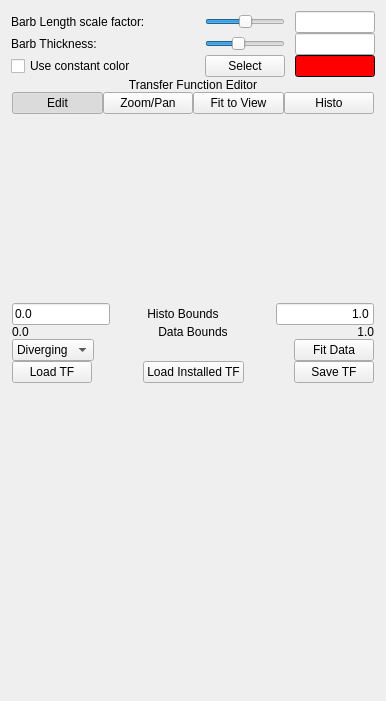
<?xml version="1.0" encoding="UTF-8"?>
<ui version="4.0">
 <class>barbAppearanceSubtab</class>
 <widget class="QWidget" name="barbAppearanceSubtab">
  <property name="geometry">
   <rect>
    <x>0</x>
    <y>0</y>
    <width>386</width>
    <height>701</height>
   </rect>
  </property>
  <property name="maximumSize">
   <size>
    <width>400</width>
    <height>16777215</height>
   </size>
  </property>
  <property name="windowTitle">
   <string>Form</string>
  </property>
  <property name="whatsThis">
   <string>&lt;html&gt;&lt;head/&gt;&lt;body&gt;&lt;p&gt;These options concern the appearance of barbs, including the color and size of the arrows, and allowing setting of a scale factor to control barb length.&lt;/p&gt;&lt;/body&gt;&lt;/html&gt;</string>
  </property>
  <layout class="QHBoxLayout" name="horizontalLayout">
   <item>
    <layout class="QVBoxLayout" name="verticalLayout">
     <property name="spacing">
      <number>0</number>
     </property>
     <item>
      <layout class="QHBoxLayout" name="horizontalLayout_26">
       <property name="spacing">
        <number>10</number>
       </property>
       <item>
        <widget class="QLabel" name="label_5">
         <property name="text">
          <string>Barb Length scale factor:</string>
         </property>
        </widget>
       </item>
       <item>
        <spacer name="horizontalSpacer_3">
         <property name="orientation">
          <enum>Qt::Horizontal</enum>
         </property>
         <property name="sizeHint" stdset="0">
          <size>
           <width>40</width>
           <height>0</height>
          </size>
         </property>
        </spacer>
       </item>
       <item>
        <widget class="QSlider" name="barbLengthSlider">
         <property name="sizePolicy">
          <sizepolicy hsizetype="Fixed" vsizetype="Fixed">
           <horstretch>0</horstretch>
           <verstretch>0</verstretch>
          </sizepolicy>
         </property>
         <property name="minimumSize">
          <size>
           <width>80</width>
           <height>0</height>
          </size>
         </property>
         <property name="maximumSize">
          <size>
           <width>80</width>
           <height>16777215</height>
          </size>
         </property>
         <property name="toolTip">
          <string>&lt;html&gt;&lt;head/&gt;&lt;body&gt;&lt;p&gt;Specify vector scale factor. The barb length is a multiple of the field magnitude times this factor.&lt;/p&gt;&lt;/body&gt;&lt;/html&gt;</string>
         </property>
         <property name="whatsThis">
          <string>&lt;html&gt;&lt;head/&gt;&lt;body&gt;&lt;p&gt;The length of a barb (in scene distance units) is determined by multiplying the field magnitude times this factor.  The factor is normalized so that when the factor is 1.0, the largest possible vector length will be about 0.1 times the horizontal extents of the data.&lt;/p&gt;&lt;/body&gt;&lt;/html&gt;</string>
         </property>
         <property name="minimum">
          <number>-100</number>
         </property>
         <property name="maximum">
          <number>100</number>
         </property>
         <property name="orientation">
          <enum>Qt::Horizontal</enum>
         </property>
        </widget>
       </item>
       <item>
        <widget class="QLineEdit" name="scaleEdit">
         <property name="sizePolicy">
          <sizepolicy hsizetype="Fixed" vsizetype="Fixed">
           <horstretch>0</horstretch>
           <verstretch>0</verstretch>
          </sizepolicy>
         </property>
         <property name="minimumSize">
          <size>
           <width>80</width>
           <height>0</height>
          </size>
         </property>
         <property name="maximumSize">
          <size>
           <width>75</width>
           <height>16777215</height>
          </size>
         </property>
         <property name="toolTip">
          <string>&lt;html&gt;&lt;head/&gt;&lt;body&gt;&lt;p&gt;Specify vector scale factor. The barb length is a multiple of the field magnitude times this factor.&lt;/p&gt;&lt;/body&gt;&lt;/html&gt;</string>
         </property>
         <property name="whatsThis">
          <string>&lt;html&gt;&lt;head/&gt;&lt;body&gt;&lt;p&gt;The length of a barb (in scene distance units) is determined by multiplying the field magnitude times this factor.  The factor is normalized so that when the factor is 1.0, the largest possible vector length will be about 0.1 times the horizontal extents of the data.&lt;/p&gt;&lt;/body&gt;&lt;/html&gt;</string>
         </property>
         <property name="alignment">
          <set>Qt::AlignCenter</set>
         </property>
        </widget>
       </item>
      </layout>
     </item>
     <item>
      <layout class="QHBoxLayout" name="horizontalLayout_7">
       <property name="spacing">
        <number>10</number>
       </property>
       <item>
        <widget class="QLabel" name="label_4">
         <property name="text">
          <string>Barb Thickness:</string>
         </property>
        </widget>
       </item>
       <item>
        <spacer name="horizontalSpacer">
         <property name="orientation">
          <enum>Qt::Horizontal</enum>
         </property>
         <property name="sizeHint" stdset="0">
          <size>
           <width>40</width>
           <height>0</height>
          </size>
         </property>
        </spacer>
       </item>
       <item>
        <widget class="QSlider" name="barbThicknessSlider">
         <property name="sizePolicy">
          <sizepolicy hsizetype="Fixed" vsizetype="Fixed">
           <horstretch>0</horstretch>
           <verstretch>0</verstretch>
          </sizepolicy>
         </property>
         <property name="minimumSize">
          <size>
           <width>80</width>
           <height>0</height>
          </size>
         </property>
         <property name="maximumSize">
          <size>
           <width>80</width>
           <height>16777215</height>
          </size>
         </property>
         <property name="toolTip">
          <string>Specify radius of arrows in units of 1/1000 times visible scene diameter.</string>
         </property>
         <property name="whatsThis">
          <string>The arrow diameter is this factor times the size of a voxel of the data at full resolution</string>
         </property>
         <property name="maximum">
          <number>10</number>
         </property>
         <property name="pageStep">
          <number>1</number>
         </property>
         <property name="value">
          <number>4</number>
         </property>
         <property name="orientation">
          <enum>Qt::Horizontal</enum>
         </property>
        </widget>
       </item>
       <item>
        <widget class="QLineEdit" name="thicknessEdit">
         <property name="sizePolicy">
          <sizepolicy hsizetype="Fixed" vsizetype="Fixed">
           <horstretch>0</horstretch>
           <verstretch>0</verstretch>
          </sizepolicy>
         </property>
         <property name="minimumSize">
          <size>
           <width>80</width>
           <height>0</height>
          </size>
         </property>
         <property name="maximumSize">
          <size>
           <width>75</width>
           <height>16777215</height>
          </size>
         </property>
         <property name="toolTip">
          <string>Specify radius of arrows in units of 1/1000 times visible scene diameter.</string>
         </property>
         <property name="whatsThis">
          <string>The arrow diameter is this factor times the size of a voxel of the data at full resolution</string>
         </property>
         <property name="alignment">
          <set>Qt::AlignCenter</set>
         </property>
        </widget>
       </item>
      </layout>
     </item>
     <item>
      <layout class="QHBoxLayout" name="horizontalLayout_2">
       <property name="spacing">
        <number>10</number>
       </property>
       <item>
        <widget class="QCheckBox" name="constantColorCheckbox">
         <property name="whatsThis">
          <string>Disable this checkbox to apply transfer function opacity and color to your barbs.</string>
         </property>
         <property name="text">
          <string>Use constant color</string>
         </property>
        </widget>
       </item>
       <item>
        <spacer name="horizontalSpacer_4">
         <property name="orientation">
          <enum>Qt::Horizontal</enum>
         </property>
         <property name="sizeHint" stdset="0">
          <size>
           <width>28</width>
           <height>0</height>
          </size>
         </property>
        </spacer>
       </item>
       <item>
        <widget class="QPushButton" name="colorSelectButton">
         <property name="minimumSize">
          <size>
           <width>80</width>
           <height>0</height>
          </size>
         </property>
         <property name="maximumSize">
          <size>
           <width>80</width>
           <height>16777215</height>
          </size>
         </property>
         <property name="toolTip">
          <string>Click button to select arrow color</string>
         </property>
         <property name="whatsThis">
          <string>Click to select the barb color</string>
         </property>
         <property name="text">
          <string>Select</string>
         </property>
        </widget>
       </item>
       <item>
        <widget class="QLineEdit" name="colorBox">
         <property name="sizePolicy">
          <sizepolicy hsizetype="Fixed" vsizetype="Fixed">
           <horstretch>0</horstretch>
           <verstretch>0</verstretch>
          </sizepolicy>
         </property>
         <property name="minimumSize">
          <size>
           <width>80</width>
           <height>0</height>
          </size>
         </property>
         <property name="maximumSize">
          <size>
           <width>80</width>
           <height>16777215</height>
          </size>
         </property>
         <property name="palette">
          <palette>
           <active>
            <colorrole role="WindowText">
             <brush brushstyle="SolidPattern">
              <color alpha="255">
               <red>255</red>
               <green>255</green>
               <blue>255</blue>
              </color>
             </brush>
            </colorrole>
            <colorrole role="Button">
             <brush brushstyle="SolidPattern">
              <color alpha="255">
               <red>0</red>
               <green>0</green>
               <blue>0</blue>
              </color>
             </brush>
            </colorrole>
            <colorrole role="Light">
             <brush brushstyle="SolidPattern">
              <color alpha="255">
               <red>0</red>
               <green>0</green>
               <blue>0</blue>
              </color>
             </brush>
            </colorrole>
            <colorrole role="Midlight">
             <brush brushstyle="SolidPattern">
              <color alpha="255">
               <red>0</red>
               <green>0</green>
               <blue>0</blue>
              </color>
             </brush>
            </colorrole>
            <colorrole role="Dark">
             <brush brushstyle="SolidPattern">
              <color alpha="255">
               <red>0</red>
               <green>0</green>
               <blue>0</blue>
              </color>
             </brush>
            </colorrole>
            <colorrole role="Mid">
             <brush brushstyle="SolidPattern">
              <color alpha="255">
               <red>0</red>
               <green>0</green>
               <blue>0</blue>
              </color>
             </brush>
            </colorrole>
            <colorrole role="Text">
             <brush brushstyle="SolidPattern">
              <color alpha="255">
               <red>255</red>
               <green>255</green>
               <blue>255</blue>
              </color>
             </brush>
            </colorrole>
            <colorrole role="BrightText">
             <brush brushstyle="SolidPattern">
              <color alpha="255">
               <red>255</red>
               <green>255</green>
               <blue>255</blue>
              </color>
             </brush>
            </colorrole>
            <colorrole role="ButtonText">
             <brush brushstyle="SolidPattern">
              <color alpha="255">
               <red>255</red>
               <green>255</green>
               <blue>255</blue>
              </color>
             </brush>
            </colorrole>
            <colorrole role="Base">
             <brush brushstyle="SolidPattern">
              <color alpha="255">
               <red>255</red>
               <green>0</green>
               <blue>0</blue>
              </color>
             </brush>
            </colorrole>
            <colorrole role="Window">
             <brush brushstyle="SolidPattern">
              <color alpha="255">
               <red>0</red>
               <green>0</green>
               <blue>0</blue>
              </color>
             </brush>
            </colorrole>
            <colorrole role="Shadow">
             <brush brushstyle="SolidPattern">
              <color alpha="255">
               <red>0</red>
               <green>0</green>
               <blue>0</blue>
              </color>
             </brush>
            </colorrole>
            <colorrole role="AlternateBase">
             <brush brushstyle="SolidPattern">
              <color alpha="255">
               <red>0</red>
               <green>0</green>
               <blue>0</blue>
              </color>
             </brush>
            </colorrole>
            <colorrole role="ToolTipBase">
             <brush brushstyle="SolidPattern">
              <color alpha="255">
               <red>255</red>
               <green>255</green>
               <blue>220</blue>
              </color>
             </brush>
            </colorrole>
            <colorrole role="ToolTipText">
             <brush brushstyle="SolidPattern">
              <color alpha="255">
               <red>0</red>
               <green>0</green>
               <blue>0</blue>
              </color>
             </brush>
            </colorrole>
           </active>
           <inactive>
            <colorrole role="WindowText">
             <brush brushstyle="SolidPattern">
              <color alpha="255">
               <red>255</red>
               <green>255</green>
               <blue>255</blue>
              </color>
             </brush>
            </colorrole>
            <colorrole role="Button">
             <brush brushstyle="SolidPattern">
              <color alpha="255">
               <red>0</red>
               <green>0</green>
               <blue>0</blue>
              </color>
             </brush>
            </colorrole>
            <colorrole role="Light">
             <brush brushstyle="SolidPattern">
              <color alpha="255">
               <red>0</red>
               <green>0</green>
               <blue>0</blue>
              </color>
             </brush>
            </colorrole>
            <colorrole role="Midlight">
             <brush brushstyle="SolidPattern">
              <color alpha="255">
               <red>0</red>
               <green>0</green>
               <blue>0</blue>
              </color>
             </brush>
            </colorrole>
            <colorrole role="Dark">
             <brush brushstyle="SolidPattern">
              <color alpha="255">
               <red>0</red>
               <green>0</green>
               <blue>0</blue>
              </color>
             </brush>
            </colorrole>
            <colorrole role="Mid">
             <brush brushstyle="SolidPattern">
              <color alpha="255">
               <red>0</red>
               <green>0</green>
               <blue>0</blue>
              </color>
             </brush>
            </colorrole>
            <colorrole role="Text">
             <brush brushstyle="SolidPattern">
              <color alpha="255">
               <red>255</red>
               <green>255</green>
               <blue>255</blue>
              </color>
             </brush>
            </colorrole>
            <colorrole role="BrightText">
             <brush brushstyle="SolidPattern">
              <color alpha="255">
               <red>255</red>
               <green>255</green>
               <blue>255</blue>
              </color>
             </brush>
            </colorrole>
            <colorrole role="ButtonText">
             <brush brushstyle="SolidPattern">
              <color alpha="255">
               <red>255</red>
               <green>255</green>
               <blue>255</blue>
              </color>
             </brush>
            </colorrole>
            <colorrole role="Base">
             <brush brushstyle="SolidPattern">
              <color alpha="255">
               <red>255</red>
               <green>0</green>
               <blue>0</blue>
              </color>
             </brush>
            </colorrole>
            <colorrole role="Window">
             <brush brushstyle="SolidPattern">
              <color alpha="255">
               <red>0</red>
               <green>0</green>
               <blue>0</blue>
              </color>
             </brush>
            </colorrole>
            <colorrole role="Shadow">
             <brush brushstyle="SolidPattern">
              <color alpha="255">
               <red>0</red>
               <green>0</green>
               <blue>0</blue>
              </color>
             </brush>
            </colorrole>
            <colorrole role="AlternateBase">
             <brush brushstyle="SolidPattern">
              <color alpha="255">
               <red>0</red>
               <green>0</green>
               <blue>0</blue>
              </color>
             </brush>
            </colorrole>
            <colorrole role="ToolTipBase">
             <brush brushstyle="SolidPattern">
              <color alpha="255">
               <red>255</red>
               <green>255</green>
               <blue>220</blue>
              </color>
             </brush>
            </colorrole>
            <colorrole role="ToolTipText">
             <brush brushstyle="SolidPattern">
              <color alpha="255">
               <red>0</red>
               <green>0</green>
               <blue>0</blue>
              </color>
             </brush>
            </colorrole>
           </inactive>
           <disabled>
            <colorrole role="WindowText">
             <brush brushstyle="SolidPattern">
              <color alpha="255">
               <red>0</red>
               <green>0</green>
               <blue>0</blue>
              </color>
             </brush>
            </colorrole>
            <colorrole role="Button">
             <brush brushstyle="SolidPattern">
              <color alpha="255">
               <red>0</red>
               <green>0</green>
               <blue>0</blue>
              </color>
             </brush>
            </colorrole>
            <colorrole role="Light">
             <brush brushstyle="SolidPattern">
              <color alpha="255">
               <red>0</red>
               <green>0</green>
               <blue>0</blue>
              </color>
             </brush>
            </colorrole>
            <colorrole role="Midlight">
             <brush brushstyle="SolidPattern">
              <color alpha="255">
               <red>0</red>
               <green>0</green>
               <blue>0</blue>
              </color>
             </brush>
            </colorrole>
            <colorrole role="Dark">
             <brush brushstyle="SolidPattern">
              <color alpha="255">
               <red>0</red>
               <green>0</green>
               <blue>0</blue>
              </color>
             </brush>
            </colorrole>
            <colorrole role="Mid">
             <brush brushstyle="SolidPattern">
              <color alpha="255">
               <red>0</red>
               <green>0</green>
               <blue>0</blue>
              </color>
             </brush>
            </colorrole>
            <colorrole role="Text">
             <brush brushstyle="SolidPattern">
              <color alpha="255">
               <red>0</red>
               <green>0</green>
               <blue>0</blue>
              </color>
             </brush>
            </colorrole>
            <colorrole role="BrightText">
             <brush brushstyle="SolidPattern">
              <color alpha="255">
               <red>255</red>
               <green>255</green>
               <blue>255</blue>
              </color>
             </brush>
            </colorrole>
            <colorrole role="ButtonText">
             <brush brushstyle="SolidPattern">
              <color alpha="255">
               <red>0</red>
               <green>0</green>
               <blue>0</blue>
              </color>
             </brush>
            </colorrole>
            <colorrole role="Base">
             <brush brushstyle="SolidPattern">
              <color alpha="255">
               <red>0</red>
               <green>0</green>
               <blue>0</blue>
              </color>
             </brush>
            </colorrole>
            <colorrole role="Window">
             <brush brushstyle="SolidPattern">
              <color alpha="255">
               <red>0</red>
               <green>0</green>
               <blue>0</blue>
              </color>
             </brush>
            </colorrole>
            <colorrole role="Shadow">
             <brush brushstyle="SolidPattern">
              <color alpha="255">
               <red>0</red>
               <green>0</green>
               <blue>0</blue>
              </color>
             </brush>
            </colorrole>
            <colorrole role="AlternateBase">
             <brush brushstyle="SolidPattern">
              <color alpha="255">
               <red>0</red>
               <green>0</green>
               <blue>0</blue>
              </color>
             </brush>
            </colorrole>
            <colorrole role="ToolTipBase">
             <brush brushstyle="SolidPattern">
              <color alpha="255">
               <red>255</red>
               <green>255</green>
               <blue>220</blue>
              </color>
             </brush>
            </colorrole>
            <colorrole role="ToolTipText">
             <brush brushstyle="SolidPattern">
              <color alpha="255">
               <red>0</red>
               <green>0</green>
               <blue>0</blue>
              </color>
             </brush>
            </colorrole>
           </disabled>
          </palette>
         </property>
         <property name="toolTip">
          <string>Click button to select arrow color</string>
         </property>
         <property name="whatsThis">
          <string>Display of current barb color</string>
         </property>
         <property name="text">
          <string/>
         </property>
        </widget>
       </item>
      </layout>
     </item>
     <item>
      <widget class="QFrame" name="FullTFFrame">
       <property name="frameShape">
        <enum>QFrame::NoFrame</enum>
       </property>
       <property name="frameShadow">
        <enum>QFrame::Plain</enum>
       </property>
       <layout class="QVBoxLayout" name="verticalLayout_3">
        <property name="spacing">
         <number>1</number>
        </property>
        <property name="leftMargin">
         <number>1</number>
        </property>
        <property name="topMargin">
         <number>1</number>
        </property>
        <property name="rightMargin">
         <number>1</number>
        </property>
        <property name="bottomMargin">
         <number>1</number>
        </property>
        <item>
         <layout class="QVBoxLayout" name="verticalLayout_2">
          <property name="spacing">
           <number>0</number>
          </property>
          <item>
           <widget class="QLabel" name="textLabel2_5">
            <property name="font">
             <font/>
            </property>
            <property name="text">
             <string>Transfer Function Editor</string>
            </property>
            <property name="alignment">
             <set>Qt::AlignCenter</set>
            </property>
            <property name="wordWrap">
             <bool>false</bool>
            </property>
           </widget>
          </item>
          <item>
           <widget class="ColorbarSettings" name="ColorBarFrame" native="true"/>
          </item>
          <item>
           <layout class="QHBoxLayout" name="_7">
            <item>
             <widget class="QPushButton" name="TFeditButton">
              <property name="toolTip">
               <string>Select and edit control points</string>
              </property>
              <property name="whatsThis">
               <string>The Edit and Zoom/Pan button select
two modes of mouse interaction in the
transfer function window.  In Zoom/Pan
mode, click-drag the left mouse to change
the region of the transfer function that is
visible in the window, without changing
the transfer function itself.  In Edit mode
the left mouse button is used to select
and move control points.</string>
              </property>
              <property name="text">
               <string>Edit</string>
              </property>
              <property name="checkable">
               <bool>true</bool>
              </property>
              <property name="checked">
               <bool>true</bool>
              </property>
             </widget>
            </item>
            <item>
             <widget class="QPushButton" name="TFnavigateButton">
              <property name="toolTip">
               <string>Use mouse to zoom and pan edit window</string>
              </property>
              <property name="whatsThis">
               <string>The Edit and Zoom/Pan button select
two modes of mouse interaction in the
transfer function window.  In Zoom/Pan
mode, click-drag the left mouse to change
the region of the transfer function that is
visible in the window, without changing
the transfer function itself.  In Edit mode
the left mouse button is used to select
and move control points.</string>
              </property>
              <property name="text">
               <string>Zoom/Pan</string>
              </property>
              <property name="checkable">
               <bool>true</bool>
              </property>
             </widget>
            </item>
            <item>
             <widget class="QPushButton" name="TFalignButton">
              <property name="toolTip">
               <string>Align edit window with transfer function domain</string>
              </property>
              <property name="whatsThis">
               <string>The &quot;Fit to View&quot; button is used to make the current editing region coincide with the transfer function domain bounds.</string>
              </property>
              <property name="text">
               <string>Fit to View</string>
              </property>
             </widget>
            </item>
            <item>
             <widget class="QPushButton" name="TFHistoButton">
              <property name="toolTip">
               <string>Click to build a new histogram based on the current region settings, animation timestep, and transfer function bounds</string>
              </property>
              <property name="whatsThis">
               <string>Click the Histo button to refresh the
histogram that is displayed in the transfer
function edit window.  The data that is 
histogrammed is determined by the 
current variable, the refinement level,
the current time step, the probe extents
and rotation, and the TF data bounds.
Use the right mouse menu in the 
transfer function window to choose
how the histogram is scaled.</string>
              </property>
              <property name="text">
               <string>Histo</string>
              </property>
             </widget>
            </item>
           </layout>
          </item>
          <item>
           <widget class="MappingFrame" name="transferFunctionFrame" native="true">
            <property name="sizePolicy">
             <sizepolicy hsizetype="Preferred" vsizetype="Expanding">
              <horstretch>0</horstretch>
              <verstretch>0</verstretch>
             </sizepolicy>
            </property>
            <property name="minimumSize">
             <size>
              <width>0</width>
              <height>120</height>
             </size>
            </property>
            <property name="whatsThis">
             <string>The transfer function editor displays a 
mapping (called a &quot;transfer function&quot;)
from the data variable(s) to opacity and 
color,  This is applied to color the 
isosurface in the scene.
The opacity values are shown as a 
green curve.  The color is determined
by the set of control points along the color
bar at the bottom.  A histogram of data 
values is shown in blue-green behind 
the opacity curve.  Additional options are
available from the right mouse button.</string>
            </property>
            <property name="colorMapping" stdset="0">
             <bool>true</bool>
            </property>
            <property name="opacityMapping" stdset="0">
             <bool>true</bool>
            </property>
           </widget>
          </item>
          <item>
           <layout class="QHBoxLayout" name="_8">
            <item>
             <widget class="QLineEdit" name="leftMappingEdit">
              <property name="toolTip">
               <string>Minimum of transfer function domain</string>
              </property>
              <property name="whatsThis">
               <string>The displayed data bounds are based on
the range of data values in the first time step
of the dataset.  These values are only a
guide.  The TF Domain Bounds can be
reset to any range.  Click on the &quot;histo&quot;
button to construct, a histogram and thereby
to determine the actual data values in the
specified range.</string>
              </property>
              <property name="text">
               <string>0.0</string>
              </property>
             </widget>
            </item>
            <item>
             <spacer name="spacer34_5">
              <property name="orientation">
               <enum>Qt::Horizontal</enum>
              </property>
              <property name="sizeType">
               <enum>QSizePolicy::Expanding</enum>
              </property>
              <property name="sizeHint" stdset="0">
               <size>
                <width>48</width>
                <height>21</height>
               </size>
              </property>
             </spacer>
            </item>
            <item>
             <widget class="QLabel" name="textLabel2_3_3">
              <property name="text">
               <string>Histo Bounds</string>
              </property>
              <property name="alignment">
               <set>Qt::AlignCenter</set>
              </property>
              <property name="wordWrap">
               <bool>false</bool>
              </property>
             </widget>
            </item>
            <item>
             <spacer name="spacer35_3">
              <property name="orientation">
               <enum>Qt::Horizontal</enum>
              </property>
              <property name="sizeType">
               <enum>QSizePolicy::Expanding</enum>
              </property>
              <property name="sizeHint" stdset="0">
               <size>
                <width>67</width>
                <height>21</height>
               </size>
              </property>
             </spacer>
            </item>
            <item>
             <widget class="QLineEdit" name="rightMappingEdit">
              <property name="toolTip">
               <string>Maximum of transfer function domain</string>
              </property>
              <property name="whatsThis">
               <string>The displayed data bounds are based on
the range of data values in the first time step
of the dataset.  These values are only a
guide.  The TF Domain Bounds can be
reset to any range.  Click on the &quot;histo&quot;
button to construct, a histogram and thereby
to determine the actual data values in the
specified range.</string>
              </property>
              <property name="text">
               <string>1.0</string>
              </property>
              <property name="alignment">
               <set>Qt::AlignRight</set>
              </property>
             </widget>
            </item>
           </layout>
          </item>
          <item>
           <layout class="QHBoxLayout" name="_9">
            <item>
             <widget class="QLabel" name="minTFDataBound">
              <property name="font">
               <font/>
              </property>
              <property name="toolTip">
               <string>Data bounds are estimated from the variable at the first available time step.</string>
              </property>
              <property name="whatsThis">
               <string>The displayed data bounds are based on
the range of data values in the first time step
of the dataset.  These values are only a
guide.  The TF Domain Bounds can be
reset to any range.  Click on the &quot;histo&quot;
button to construct, a histogram and thereby
to determine the actual data values in the
specified range.</string>
              </property>
              <property name="text">
               <string>0.0</string>
              </property>
              <property name="wordWrap">
               <bool>false</bool>
              </property>
             </widget>
            </item>
            <item>
             <widget class="QLabel" name="textLabel2_5_3">
              <property name="toolTip">
               <string>Data bounds are estimated from the variable at the first available time step.</string>
              </property>
              <property name="text">
               <string>Data Bounds</string>
              </property>
              <property name="alignment">
               <set>Qt::AlignCenter</set>
              </property>
              <property name="wordWrap">
               <bool>false</bool>
              </property>
             </widget>
            </item>
            <item>
             <widget class="QLabel" name="maxTFDataBound">
              <property name="font">
               <font/>
              </property>
              <property name="toolTip">
               <string>Data bounds are estimated from the variable at the first available time step.</string>
              </property>
              <property name="whatsThis">
               <string>The displayed data bounds are based on
the range of data values in the first time step
of the dataset.  These values are only a
guide.  The TF Domain Bounds can be
reset to any range.  Click on the &quot;histo&quot;
button to construct, a histogram and thereby
to determine the actual data values in the
specified range.</string>
              </property>
              <property name="text">
               <string>1.0</string>
              </property>
              <property name="alignment">
               <set>Qt::AlignRight|Qt::AlignTrailing|Qt::AlignVCenter</set>
              </property>
              <property name="wordWrap">
               <bool>false</bool>
              </property>
             </widget>
            </item>
           </layout>
          </item>
          <item>
           <layout class="QHBoxLayout" name="horizontalLayout_5">
            <item>
             <widget class="QComboBox" name="colorInterpCombobox">
              <property name="whatsThis">
               <string>Select your method of color interpolation here.</string>
              </property>
              <item>
               <property name="text">
                <string>Diverging</string>
               </property>
              </item>
              <item>
               <property name="text">
                <string>Linear</string>
               </property>
              </item>
              <item>
               <property name="text">
                <string>Discrete</string>
               </property>
              </item>
             </widget>
            </item>
            <item>
             <spacer name="horizontalSpacer_22">
              <property name="orientation">
               <enum>Qt::Horizontal</enum>
              </property>
              <property name="sizeHint" stdset="0">
               <size>
                <width>40</width>
                <height>20</height>
               </size>
              </property>
             </spacer>
            </item>
            <item>
             <widget class="QPushButton" name="fitTFDataButton">
              <property name="toolTip">
               <string>Fit TF domain bounds to data bounds</string>
              </property>
              <property name="whatsThis">
               <string>Click this button to set the current transfer function editor domain bounds to the bounds of the variable at the current time step.</string>
              </property>
              <property name="text">
               <string>Fit Data</string>
              </property>
             </widget>
            </item>
           </layout>
          </item>
          <item>
           <layout class="QHBoxLayout" name="_10">
            <item>
             <widget class="QPushButton" name="loadButton">
              <property name="sizePolicy">
               <sizepolicy hsizetype="Minimum" vsizetype="Fixed">
                <horstretch>0</horstretch>
                <verstretch>0</verstretch>
               </sizepolicy>
              </property>
              <property name="maximumSize">
               <size>
                <width>200</width>
                <height>32767</height>
               </size>
              </property>
              <property name="toolTip">
               <string>Load transfer function from file or session</string>
              </property>
              <property name="whatsThis">
               <string>Load a previously saved transfer function.</string>
              </property>
              <property name="text">
               <string>Load TF</string>
              </property>
             </widget>
            </item>
            <item>
             <spacer name="spacer160_2">
              <property name="orientation">
               <enum>Qt::Horizontal</enum>
              </property>
              <property name="sizeType">
               <enum>QSizePolicy::Expanding</enum>
              </property>
              <property name="sizeHint" stdset="0">
               <size>
                <width>31</width>
                <height>20</height>
               </size>
              </property>
             </spacer>
            </item>
            <item>
             <widget class="QPushButton" name="loadInstalledButton">
              <property name="toolTip">
               <string>Load Transfer Function from directory of pre-installed transfer functions</string>
              </property>
              <property name="whatsThis">
               <string>Load a pre-installed transfer function.</string>
              </property>
              <property name="text">
               <string>Load Installed TF</string>
              </property>
             </widget>
            </item>
            <item>
             <spacer name="spacer28_3_3">
              <property name="orientation">
               <enum>Qt::Horizontal</enum>
              </property>
              <property name="sizeType">
               <enum>QSizePolicy::Expanding</enum>
              </property>
              <property name="sizeHint" stdset="0">
               <size>
                <width>30</width>
                <height>20</height>
               </size>
              </property>
             </spacer>
            </item>
            <item>
             <widget class="QPushButton" name="saveButton">
              <property name="maximumSize">
               <size>
                <width>200</width>
                <height>32767</height>
               </size>
              </property>
              <property name="toolTip">
               <string>Save this transfer function to a file or session</string>
              </property>
              <property name="whatsThis">
               <string>Save current transfer function.</string>
              </property>
              <property name="text">
               <string>Save TF</string>
              </property>
             </widget>
            </item>
           </layout>
          </item>
         </layout>
        </item>
       </layout>
      </widget>
     </item>
     <item>
      <spacer name="verticalSpacer">
       <property name="orientation">
        <enum>Qt::Vertical</enum>
       </property>
       <property name="sizeHint" stdset="0">
        <size>
         <width>20</width>
         <height>40</height>
        </size>
       </property>
      </spacer>
     </item>
    </layout>
   </item>
  </layout>
 </widget>
 <customwidgets>
  <customwidget>
   <class>MappingFrame</class>
   <extends>QWidget</extends>
   <header>MappingFrame.h</header>
  </customwidget>
  <customwidget>
   <class>ColorbarSettings</class>
   <extends>QWidget</extends>
   <header>ColorbarSettings.h</header>
  </customwidget>
 </customwidgets>
 <resources/>
 <connections/>
</ui>
